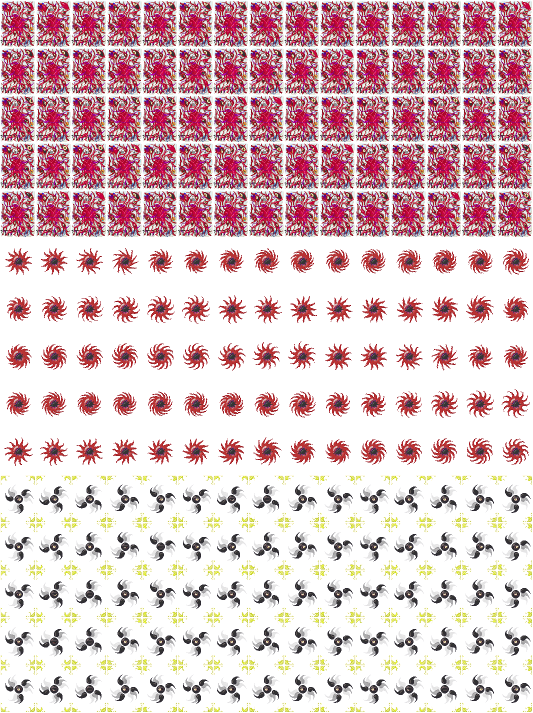
#> input picture assets/1x/jokers/cryptid/demicolon.png, 1065 x 1425 px (shown at 1/2 size)
$ python resize.py jokers/cryptid/demicolon.png
#> lines starting #> are read from the running program, lines starting #| are printed output that depends on the picture
import os
import sys

from PIL import Image


def upscale_pixel_art(input_image: Image, output_directory: str, input_image_path: str):
    # Double the size

    new_size = (input_image.width * 2, input_image.height * 2)
    resized_image = input_image.resize(
        new_size, Image.NEAREST
    )  # NEAREST resampling preserves pixelation

    # Save the resized image
    filename = os.path.basename(input_image_path)
    output_image_path = os.path.join(output_directory, filename)
    resized_image.save(output_image_path)


if __name__ == "__main__":
    if len(sys.argv) != 2:
        print("Usage: py resize.py <input_image>")
        print(os.getcwd())
        sys.exit(1)

    input_image_path = sys.argv[1]
    input_image = Image.open(input_image_path)
#> input_image is the input picture: PIL image 1065x1425 RGBA; mean R, G, B, A 74.6, 46.7, 50.1, 108.1

    output_directory = "../2x/"
    upscale_pixel_art(input_image, output_directory, input_image_path)
#> in upscale_pixel_art, `resized_image = input_image.resize( new_size, Image.NEAREST )`:
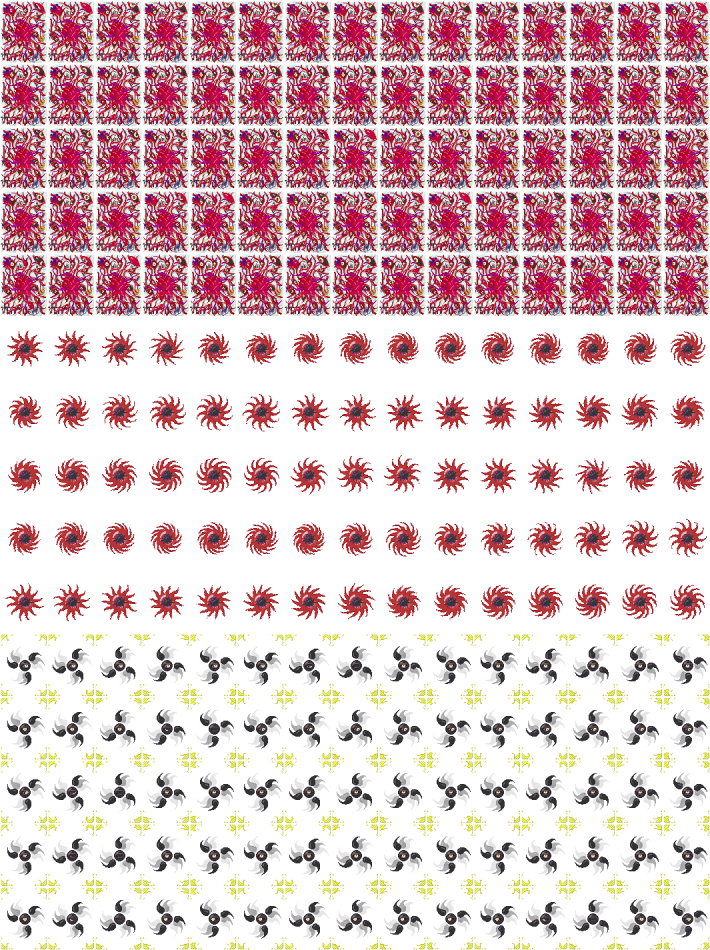
#> resized_image: PIL image 2130x2850 RGBA (shown at 1/3 size); mean R, G, B, A 74.6, 46.7, 50.1, 108.1; transparent parts drawn white
